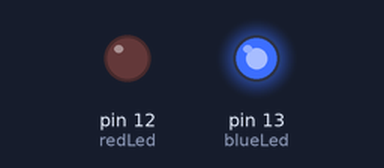
Bench run of a sketch on a simulated Arduino Uno, built with avr-gcc and run on an emulated ATmega328P. Shown: output pins drawn as LEDs (lit = HIGH).

Above: at 0.5 s.
At 1.5 s:
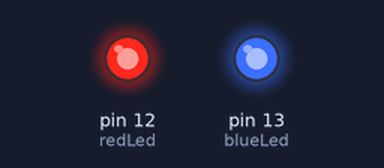
At 2.5 s:
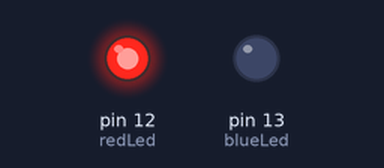
At 3.5 s:
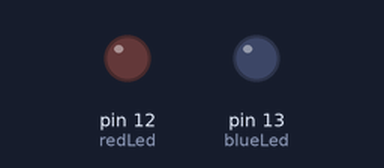
Timing chart, 0 to 5.2 s (numbered marks = the images above):
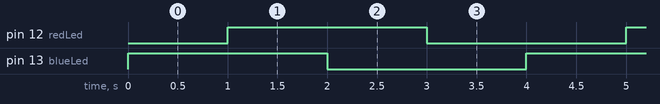

Measured:
- by itself, pin 12 (redLed), pin 13 (blueLed): alternates HIGH for 2.0 s and LOW for 2.0 s
- by itself, everything shown: repeats every 4.0 s, in 4 steps

The sketch:

nov19a.ino
```cpp
#define blueLed 13
#define redLed 12


void setup() {
  pinMode(blueLed,OUTPUT);  //set mode for output
  pinMode(redLed,OUTPUT);   //set mode for output
  digitalWrite(blueLed,LOW);  //set pin to default value
  digitalWrite(redLed,LOW);   //set pin to default value
}

void loop() {
  digitalWrite(blueLed,HIGH);
  delay(1000);
  digitalWrite(redLed,HIGH);
  delay(1000);
  digitalWrite(blueLed,LOW);
  delay(1000);
  digitalWrite(redLed,LOW);
  delay(1000) ;


}
```
